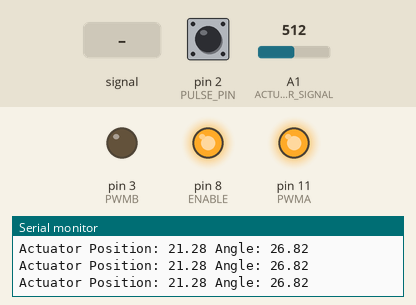
This sketch was run on a simulated Arduino Uno, built with avr-gcc and run on an emulated ATmega328P. Parts: output pins drawn as LEDs (lit = HIGH), the last lines printed to the serial monitor. Inputs (shaded band) come from the test bench; at power-on: A1 (ACTUATOR_SIGNAL) = 512, pin 2 (PULSE_PIN) HIGH.

Above: at 1.2 s.
1.3 s: A1 (ACTUATOR_SIGNAL) fed a 200 Hz sine of ±460 counts around its level
4.3 s: A1 (ACTUATOR_SIGNAL) set to 62
At 5.4 s:
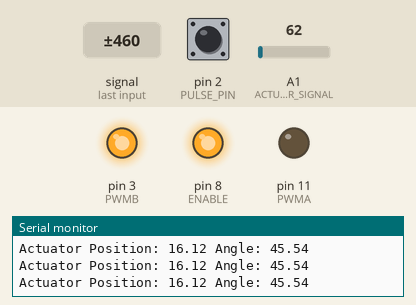
7.3 s: A1 (ACTUATOR_SIGNAL) set to 900
At 8.0 s:
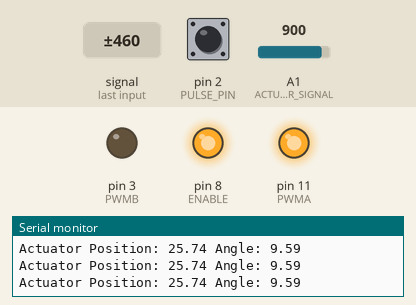
10.3 s: A1 (ACTUATOR_SIGNAL) set to 85
13.3 s: A1 (ACTUATOR_SIGNAL) set to 74
At 14.5 s:
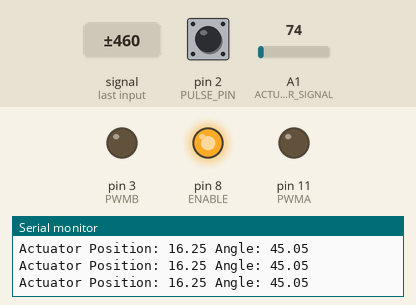
14.8 s: A1 (ACTUATOR_SIGNAL) set to 16
At 14.98 s:
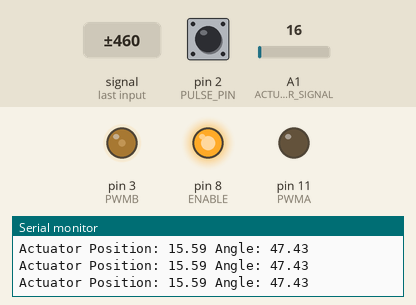
Timing chart, 0 to 20.5 s (numbered marks = the images above; inputs shaded):
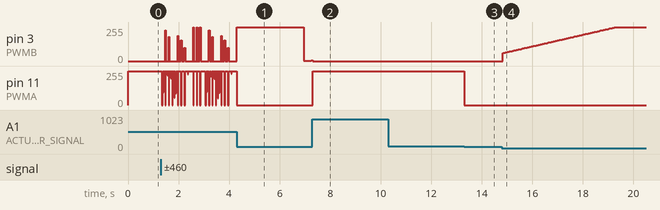

The sketch:

PA-14_MegaMotoControl_SOP_Interrupts.ino
```cpp
/*
 *   Code for Launch Orientation Control System (LOCS) Standard Operating Procedure (SOP)
 *   @author Jonathan Alencar
 */

#define POTENTIOMETER_SIGNAL A0 // potentiometer from actuator
#define ACTUATOR_SIGNAL A1      // potentiometer from throttle

#define ENABLE 8 // enables board unless 5V is used which will keep enabled as long as Arduino has power.
#define PWMB 3   // sends signal to control extension
#define PWMA 11  // sends signal to control retraction

#define PULSE_PIN 2 // pulse to traverse through operating procedures
#define STOP_PIN 5  // emergency pin to stop all operating procedures
#define LED_PIN 9   // LED pin to light LED when pulse is triggered

#define POTENTIOMETER_MIN 0    // minimum position of throttle
#define POTENTIOMETER_MAX 1023 // maximum position of throttle

#define ACTUATOR_MIN_POTENTIOMETER 72  // minimum position of actuator
#define ACTUATOR_MAX_POTENTIOMETER 943 // maximum position of actuator

/* All Measurements in inches (in.) */

#define ACTUATOR_MIN_LENGTH 16.23
#define ACTUATOR_MAX_LENGTH 26.23

#define BALOON_BEAM_LENGTH 16.0
#define ROCKET_BEAM_LENGTH 23.0

/*================== TUNABLES ==================*/

#define BUFFER 3 // final position must be within range of the buffer // TUNE!
#define ANGLE_BUFFER 2 // 1st DOF must be within range of this buffer

#define pK 1    // proportional constant // TUNE!
#define iK 0.02 // integral constant     // TUNE!
#define dK 0.00 // derivative constant   // TUNE!

/*===============================================*/

/*================= ANGLES (°) ==================*/

#define SOP_TEST_ANGLE_DEFAULT 45
#define SOP_TEST_ANGLE_1 15
#define SOP_TEST_ANGLE_2 20
#define SOP_TEST_ANGLE_3 30

/*===============================================*/

/*==================== TESTS ====================*/

static boolean sop_test_1_complete = false;
static boolean sop_test_2_complete = false;
static boolean sop_test_3_complete = false;

/*===============================================*/

// int raw_throttle_feedback;
// int throttle_feedback;

static double actuator_potentiometer_position;
static double actuator_position;
static double angle_degrees;
static double angle_radians;
static double desired_angle_degrees;
static double desired_angle_radians;
static double desired_position;
static double desired_potentiometer_position;
static double error;            // records error between desired postion from current postion
static double cumulative_error; // error built up over time
static double previous_error;
static double gradient;
static double pCorrection;
static double iCorrection;
static double dCorrection;

static unsigned long interrupt_time;
static unsigned long last_interrupt_time;

void setup() {
  pinMode(ACTUATOR_SIGNAL, INPUT); // feedback from actuator
  pinMode(POTENTIOMETER_SIGNAL, INPUT); // feedback from potentiometer
  pinMode(ENABLE, OUTPUT);
  pinMode(PWMA, OUTPUT);
  pinMode(PWMB, OUTPUT);
  digitalWrite(ENABLE, HIGH);
  pinMode(PULSE_PIN, INPUT_PULLUP);
  pinMode(STOP_PIN, INPUT_PULLUP);
  attachInterrupt(digitalPinToInterrupt(PULSE_PIN), traverseProcedures, RISING);
  attachInterrupt(digitalPinToInterrupt(STOP_PIN), stopProcedures, RISING);

  actuator_potentiometer_position = analogRead(ACTUATOR_SIGNAL);
  actuator_position = mapFloat(actuator_potentiometer_position, ACTUATOR_MIN_POTENTIOMETER, ACTUATOR_MAX_POTENTIOMETER, ACTUATOR_MIN_LENGTH, ACTUATOR_MAX_LENGTH);
  angle_radians = asin((pow(ROCKET_BEAM_LENGTH, 2) + pow(BALOON_BEAM_LENGTH, 2) - pow(actuator_position, 2)) / (2 * ROCKET_BEAM_LENGTH * BALOON_BEAM_LENGTH));
  desired_angle_degrees = SOP_TEST_ANGLE_DEFAULT;
  desired_angle_radians = desired_angle_degrees * (PI/180);
  desired_position = sqrt(pow(ROCKET_BEAM_LENGTH, 2) + pow(BALOON_BEAM_LENGTH, 2) - 2 * ROCKET_BEAM_LENGTH * BALOON_BEAM_LENGTH * sin(desired_angle_radians));
  desired_potentiometer_position = mapFloat(desired_position, ACTUATOR_MIN_LENGTH, ACTUATOR_MAX_LENGTH, ACTUATOR_MIN_POTENTIOMETER, ACTUATOR_MAX_POTENTIOMETER);
  cumulative_error = 0;
  previous_error = 0;
  last_interrupt_time = 0;

  Serial.begin(14400);
}

void loop() {
  error = getDesiredPosition() - getCurrentPosition();
  pCorrection = error * pK;
  cumulative_error = integrate();
  iCorrection = cumulative_error * iK;
  gradient = differentiate();
  dCorrection = gradient * dK;
  previous_error = error;
  controlActuator(getCorrections());
}

double getDesiredPosition() {

//    raw_throttle_feedback = analogRead(POTENTIOMETER_SIGNAL); // read the throttle potentiometer to get the destination
//    throttle_feedback = map(raw_throttle_feedback, POTENTIOMETER_MIN, POTENTIOMETER_MAX, ACTUATOR_MIN_POTENTIOMETER, ACTUATOR_MAX_POTENTIOMETER); // convert the potentiometer feedback to match the actuator

  actuator_potentiometer_position = analogRead(ACTUATOR_SIGNAL); // read the actuator potentiometer to get the current position
  actuator_position = mapFloat(actuator_potentiometer_position, ACTUATOR_MIN_POTENTIOMETER, ACTUATOR_MAX_POTENTIOMETER, ACTUATOR_MIN_LENGTH, ACTUATOR_MAX_LENGTH); // maps to find length given actuator pot reading (inches)
  angle_radians = asin((pow(ROCKET_BEAM_LENGTH, 2) + pow(BALOON_BEAM_LENGTH, 2) - pow(actuator_position, 2)) / (2 * ROCKET_BEAM_LENGTH * BALOON_BEAM_LENGTH)); // super insane math to find relative position given angle (NEWTON WOULD BE IMPRESSED)
  desired_potentiometer_position = mapFloat(desired_position, ACTUATOR_MIN_LENGTH, ACTUATOR_MAX_LENGTH, ACTUATOR_MIN_POTENTIOMETER, ACTUATOR_MAX_POTENTIOMETER); // maps desired position taken from desired angle and maps to actuator pot

  actuator_potentiometer_position = analogRead(ACTUATOR_SIGNAL);
  actuator_position = mapFloat(actuator_potentiometer_position, ACTUATOR_MIN_POTENTIOMETER, ACTUATOR_MAX_POTENTIOMETER, ACTUATOR_MIN_LENGTH, ACTUATOR_MAX_LENGTH);
  angle_radians = asin((pow(ROCKET_BEAM_LENGTH, 2) + pow(BALOON_BEAM_LENGTH, 2) - pow(actuator_position, 2)) / (2 * ROCKET_BEAM_LENGTH * BALOON_BEAM_LENGTH));
  angle_degrees = angle_radians * (180/PI);
  desired_angle_radians = desired_angle_degrees * (PI/180);
  desired_position = sqrt(pow(ROCKET_BEAM_LENGTH, 2) + pow(BALOON_BEAM_LENGTH, 2) - 2 * ROCKET_BEAM_LENGTH * BALOON_BEAM_LENGTH * sin(desired_angle_radians));
  desired_potentiometer_position = mapFloat(desired_position, ACTUATOR_MIN_LENGTH, ACTUATOR_MAX_LENGTH, ACTUATOR_MIN_POTENTIOMETER, ACTUATOR_MAX_POTENTIOMETER);

//    Serial.print("feedback : ");
//    Serial.println(feedback);

    Serial.print("Actuator Position: ");
    Serial.print(actuator_position);

    Serial.print(" Angle: ");
    Serial.println(angle_radians * (180/PI));

    return desired_potentiometer_position;
}

int getCurrentPosition() {

//  Serial.print("Actuator Position: ");
//  Serial.println(analogRead(ACTUATOR_SIGNAL));

  return analogRead(ACTUATOR_SIGNAL);
}


void controlActuator(int speed) {
  if (error >= BUFFER) {
    pushActuator(clamp(speed));
  } else if (error <= -BUFFER) {
    pullActuator(clamp(-speed));
  } else {
    stopActuator();
    cumulative_error = 0;
  }

//  Serial.print("Error: ");
//  Serial.println((int) error);
//  Serial.print("Speed :");
//  Serial.println(clamp(speed));
}

int getCorrections() {
  return (int) (pCorrection + iCorrection + dCorrection);
}

void stopActuator() {
  desired_angle_radians = angle_radians;
  analogWrite(PWMA,0);
  analogWrite(PWMB,0);
}

void pushActuator(int speed) {
  analogWrite(PWMA, 0);
  analogWrite(PWMB, speed);
}

void pullActuator(int speed) {
  analogWrite(PWMA, speed);
  analogWrite(PWMB, 0);
}

int clamp(int speed) {
  if (abs(speed) > 255) {
    return 255;
  } else {
    return speed;
  }
}

int integrate() {
  if (abs(error) >= BUFFER && (abs(error) + abs(cumulative_error) <= (512/iK))) {
    return error + cumulative_error;
  } else if (abs(error) >= BUFFER) {
    return cumulative_error;
  } else {
    return 0;
  }

//  Serial.print("Cumulative Error: ");
//  Serial.println(cumulative_error);
}

int differentiate() {
  if (abs(error) >= BUFFER) {
    return error - previous_error;
  }

//  Serial.print("Gradient: ");
//  Serial.println(gradient);
}

void traverseProcedures() {


  interrupt_time = millis();

  if (interrupt_time - last_interrupt_time > 200) {
    return;
  }

  if (!sop_test_1_complete && checkTestProcedure()) {
    Serial.println("Running Test Angle 1: " + sop_test_1_complete);
    desired_angle_degrees = SOP_TEST_ANGLE_1; // 15°
    sop_test_1_complete = true;
  } else if (!sop_test_2_complete && checkTestProcedure()) {
    Serial.println("Running Test Angle 2");
    desired_angle_degrees = SOP_TEST_ANGLE_2; // 30°
    sop_test_2_complete = true;
  } else if (!sop_test_3_complete && checkTestProcedure()) {
    Serial.println("Running Test Angle 3");
    desired_angle_degrees = SOP_TEST_ANGLE_3; // 70°
    sop_test_3_complete = true;
  } else if (checkTestProcedure()) {
    Serial.println("Running Default Angle");
    desired_angle_degrees = SOP_TEST_ANGLE_DEFAULT;  // 45°
    sop_test_1_complete = false;
    sop_test_2_complete = false;
    sop_test_3_complete = false;
  }

  last_interrupt_time = interrupt_time;

  digitalWrite(LED_PIN, HIGH);
  delay(500);
  digitalWrite(LED_PIN, LOW);
}

boolean checkTestProcedure() {
  if (sop_test_3_complete) {
    if (isWithinRange(SOP_TEST_ANGLE_3)) {
      Serial.println("Within SOP_TEST_ANGLE_3");
      return true;
    }
  } else if (sop_test_2_complete) {
    if (isWithinRange(SOP_TEST_ANGLE_2)) {
      Serial.println("Within SOP_TEST_ANGLE_2");
      return true;
    }
  } else if (sop_test_1_complete) {
    if (isWithinRange(SOP_TEST_ANGLE_1)) {
      Serial.println("Within SOP_TEST_ANGLE_1");
      return true;
    }
  } else if (isWithinRange(SOP_TEST_ANGLE_DEFAULT)) {
    Serial.println("Within SOP_ANGLE_DEFAULT");
    return true;
  }

  Serial.println("Running Procedure");
  return false;
}

void stopProcedures() {
  stopActuator();
  sop_test_1_complete = false;
  sop_test_2_complete = false;
  sop_test_3_complete = false;

  for (int i = 0; i < 5; i++) {
    digitalWrite(LED_PIN, HIGH);
    digitalWrite(LED_PIN, LOW);
  }
}


double mapFloat(double in, double in_min, double in_max, double out_min, double out_max) {
  return (in - in_min) * (out_max - out_min) / (in_max - in_min) + out_min;
}

boolean isWithinRange(double desired_angle) {
  if (angle_degrees > (desired_angle - ANGLE_BUFFER) && angle_degrees < (desired_angle + ANGLE_BUFFER)) {
    return true;
  } else {
    return false;
  }
}
```

Measured:
- the behaviour switches between 79 and 78 on A1 (ACTUATOR_SIGNAL) (found by bisection; images 2 and 3)
- after the input at 4.3 s, pin 11 (PWMA): goes on until 4.3 s, then stays 0/255
- after the input at 7.3 s, pin 11 (PWMA): 0/255 → 255/255 at once
- after the input at 13.3 s, pin 11 (PWMA): 255/255 → 0/255 at once
- after the input at 14.8 s, pin 3 (PWMB): moves from 0/255 to 255/255 over 4.5 s, starting at once
